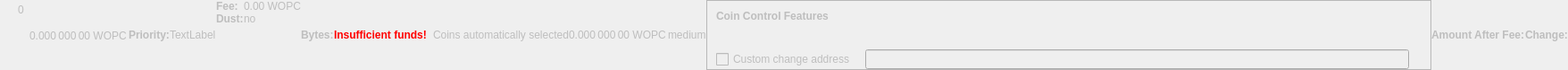
    <widget class="QWidget" name="dummyHideWidget" native="true">
     <property name="enabled">
      <bool>false</bool>
     </property>
     <property name="maximumSize">
      <size>
       <width>100</width>
       <height>22</height>
      </size>
     </property>
     <layout class="QHBoxLayout" name="dummyHideLayout">
      <property name="spacing">
       <number>0</number>
      </property>
      <property name="leftMargin">
       <number>0</number>
      </property>
      <property name="topMargin">
       <number>0</number>
      </property>
      <property name="rightMargin">
       <number>0</number>
      </property>
      <property name="bottomMargin">
       <number>0</number>
      </property>
      <item>
       <layout class="QFormLayout" name="formLayoutCoinControl1">
        <property name="horizontalSpacing">
         <number>10</number>
        </property>
        <property name="verticalSpacing">
         <number>14</number>
        </property>
        <property name="leftMargin">
         <number>10</number>
        </property>
        <property name="topMargin">
         <number>4</number>
        </property>
        <property name="rightMargin">
         <number>6</number>
        </property>
        <item row="0" column="1">
         <widget class="QLabel" name="labelCoinControlBytes">
          <property name="cursor">
           <cursorShape>IBeamCursor</cursorShape>
          </property>
          <property name="contextMenuPolicy">
           <enum>Qt::ActionsContextMenu</enum>
          </property>
          <property name="text">
           <string notr="true">0</string>
          </property>
          <property name="textInteractionFlags">
           <set>Qt::LinksAccessibleByMouse|Qt::TextSelectableByKeyboard|Qt::TextSelectableByMouse</set>
          </property>
         </widget>
        </item>
       </layout>
      </item>
      <item>
       <widget class="QLabel" name="labelCoinControlAfterFee">
        <property name="enabled">
         <bool>false</bool>
        </property>
        <property name="sizePolicy">
         <sizepolicy hsizetype="Fixed" vsizetype="Fixed">
          <horstretch>0</horstretch>
          <verstretch>0</verstretch>
         </sizepolicy>
        </property>
        <property name="minimumSize">
         <size>
          <width>111</width>
          <height>12</height>
         </size>
        </property>
        <property name="maximumSize">
         <size>
          <width>111</width>
          <height>12</height>
         </size>
        </property>
        <property name="cursor">
         <cursorShape>IBeamCursor</cursorShape>
        </property>
        <property name="contextMenuPolicy">
         <enum>Qt::ActionsContextMenu</enum>
        </property>
        <property name="text">
         <string notr="true">0.000 000 00 WOPC</string>
        </property>
        <property name="textInteractionFlags">
         <set>Qt::LinksAccessibleByMouse|Qt::TextSelectableByKeyboard|Qt::TextSelectableByMouse</set>
        </property>
       </widget>
      </item>
      <item>
       <widget class="QLabel" name="labelCoinControlPriorityText">
        <property name="enabled">
         <bool>false</bool>
        </property>
        <property name="font">
         <font>
          <weight>75</weight>
          <bold>true</bold>
         </font>
        </property>
        <property name="text">
         <string>Priority:</string>
        </property>
       </widget>
      </item>
      <item>
       <layout class="QHBoxLayout" name="horizontalLayout">
        <item>
         <widget class="QLabel" name="WarningLabel">
          <property name="text">
           <string>TextLabel</string>
          </property>
         </widget>
        </item>
       </layout>
      </item>
      <item>
       <layout class="QFormLayout" name="formLayoutCoinControl3">
        <property name="horizontalSpacing">
         <number>0</number>
        </property>
        <property name="verticalSpacing">
         <number>0</number>
        </property>
        <property name="leftMargin">
         <number>0</number>
        </property>
        <property name="topMargin">
         <number>0</number>
        </property>
        <property name="rightMargin">
         <number>0</number>
        </property>
        <item row="0" column="0">
         <widget class="QLabel" name="labelCoinControlFeeText">
          <property name="enabled">
           <bool>false</bool>
          </property>
          <property name="font">
           <font>
            <weight>75</weight>
            <bold>true</bold>
           </font>
          </property>
          <property name="text">
           <string>Fee:</string>
          </property>
          <property name="margin">
           <number>0</number>
          </property>
         </widget>
        </item>
        <item row="0" column="1">
         <widget class="QLabel" name="labelCoinControlFee">
          <property name="enabled">
           <bool>false</bool>
          </property>
          <property name="cursor">
           <cursorShape>IBeamCursor</cursorShape>
          </property>
          <property name="contextMenuPolicy">
           <enum>Qt::ActionsContextMenu</enum>
          </property>
          <property name="text">
           <string notr="true">0.00 WOPC</string>
          </property>
          <property name="textInteractionFlags">
           <set>Qt::LinksAccessibleByMouse|Qt::TextSelectableByKeyboard|Qt::TextSelectableByMouse</set>
          </property>
         </widget>
        </item>
        <item row="1" column="0">
         <widget class="QLabel" name="labelCoinControlLowOutputText">
          <property name="enabled">
           <bool>false</bool>
          </property>
          <property name="font">
           <font>
            <weight>75</weight>
            <bold>true</bold>
           </font>
          </property>
          <property name="text">
           <string>Dust:</string>
          </property>
         </widget>
        </item>
        <item row="1" column="1">
         <widget class="QLabel" name="labelCoinControlLowOutput">
          <property name="enabled">
           <bool>false</bool>
          </property>
          <property name="cursor">
           <cursorShape>IBeamCursor</cursorShape>
          </property>
          <property name="contextMenuPolicy">
           <enum>Qt::ActionsContextMenu</enum>
          </property>
          <property name="text">
           <string>no</string>
          </property>
          <property name="textInteractionFlags">
           <set>Qt::LinksAccessibleByMouse|Qt::TextSelectableByKeyboard|Qt::TextSelectableByMouse</set>
          </property>
         </widget>
        </item>
       </layout>
      </item>
      <item>
       <widget class="QLabel" name="labelCoinControlBytesText">
        <property name="enabled">
         <bool>false</bool>
        </property>
        <property name="font">
         <font>
          <weight>75</weight>
          <bold>true</bold>
         </font>
        </property>
        <property name="text">
         <string>Bytes:</string>
        </property>
       </widget>
      </item>
      <item>
       <layout class="QFormLayout" name="formLayoutCoinControl2">
        <property name="horizontalSpacing">
         <number>0</number>
        </property>
        <property name="verticalSpacing">
         <number>0</number>
        </property>
        <property name="leftMargin">
         <number>0</number>
        </property>
        <property name="topMargin">
         <number>0</number>
        </property>
        <property name="rightMargin">
         <number>0</number>
        </property>
       </layout>
      </item>
      <item>
       <layout class="QHBoxLayout" name="horizontalLayoutCoinControl2">
        <property name="spacing">
         <number>0</number>
        </property>
        <property name="bottomMargin">
         <number>0</number>
        </property>
       </layout>
      </item>
      <item>
       <widget class="QLabel" name="labelCoinControlInsuffFunds">
        <property name="enabled">
         <bool>false</bool>
        </property>
        <property name="minimumSize">
         <size>
          <width>0</width>
          <height>0</height>
         </size>
        </property>
        <property name="font">
         <font>
          <weight>75</weight>
          <bold>true</bold>
         </font>
        </property>
        <property name="styleSheet">
         <string notr="true">color:red;font-weight:bold;</string>
        </property>
        <property name="text">
         <string>Insufficient funds!</string>
        </property>
        <property name="margin">
         <number>5</number>
        </property>
       </widget>
      </item>
      <item>
       <layout class="QFormLayout" name="formLayoutCoinControl4">
        <property name="horizontalSpacing">
         <number>0</number>
        </property>
        <property name="verticalSpacing">
         <number>0</number>
        </property>
        <property name="leftMargin">
         <number>0</number>
        </property>
        <property name="topMargin">
         <number>0</number>
        </property>
        <property name="rightMargin">
         <number>0</number>
        </property>
       </layout>
      </item>
      <item>
       <widget class="QLabel" name="labelCoinControlChangeLabel">
        <property name="enabled">
         <bool>false</bool>
        </property>
        <property name="sizePolicy">
         <sizepolicy hsizetype="Preferred" vsizetype="Expanding">
          <horstretch>0</horstretch>
          <verstretch>0</verstretch>
         </sizepolicy>
        </property>
        <property name="minimumSize">
         <size>
          <width>0</width>
          <height>0</height>
         </size>
        </property>
        <property name="text">
         <string/>
        </property>
        <property name="margin">
         <number>3</number>
        </property>
       </widget>
      </item>
      <item>
       <widget class="QLabel" name="labelCoinControlAutomaticallySelected">
        <property name="enabled">
         <bool>false</bool>
        </property>
        <property name="sizePolicy">
         <sizepolicy hsizetype="Fixed" vsizetype="Fixed">
          <horstretch>0</horstretch>
          <verstretch>0</verstretch>
         </sizepolicy>
        </property>
        <property name="minimumSize">
         <size>
          <width>0</width>
          <height>0</height>
         </size>
        </property>
        <property name="maximumSize">
         <size>
          <width>240</width>
          <height>16777215</height>
         </size>
        </property>
        <property name="text">
         <string>Coins automatically selected</string>
        </property>
        <property name="margin">
         <number>5</number>
        </property>
       </widget>
      </item>
      <item>
       <widget class="QLabel" name="labelCoinControlChange">
        <property name="enabled">
         <bool>false</bool>
        </property>
        <property name="sizePolicy">
         <sizepolicy hsizetype="Fixed" vsizetype="Fixed">
          <horstretch>0</horstretch>
          <verstretch>0</verstretch>
         </sizepolicy>
        </property>
        <property name="minimumSize">
         <size>
          <width>111</width>
          <height>0</height>
         </size>
        </property>
        <property name="maximumSize">
         <size>
          <width>111</width>
          <height>16777215</height>
         </size>
        </property>
        <property name="cursor">
         <cursorShape>IBeamCursor</cursorShape>
        </property>
        <property name="contextMenuPolicy">
         <enum>Qt::ActionsContextMenu</enum>
        </property>
        <property name="text">
         <string notr="true">0.000 000 00 WOPC</string>
        </property>
        <property name="textInteractionFlags">
         <set>Qt::LinksAccessibleByMouse|Qt::TextSelectableByKeyboard|Qt::TextSelectableByMouse</set>
        </property>
       </widget>
      </item>
      <item>
       <widget class="QLabel" name="labelCoinControlPriority">
        <property name="enabled">
         <bool>false</bool>
        </property>
        <property name="cursor">
         <cursorShape>IBeamCursor</cursorShape>
        </property>
        <property name="contextMenuPolicy">
         <enum>Qt::ActionsContextMenu</enum>
        </property>
        <property name="text">
         <string>medium</string>
        </property>
        <property name="textInteractionFlags">
         <set>Qt::LinksAccessibleByMouse|Qt::TextSelectableByKeyboard|Qt::TextSelectableByMouse</set>
        </property>
       </widget>
      </item>
      <item>
       <widget class="QFrame" name="frameCoinControl">
        <property name="sizePolicy">
         <sizepolicy hsizetype="Expanding" vsizetype="Expanding">
          <horstretch>0</horstretch>
          <verstretch>0</verstretch>
         </sizepolicy>
        </property>
        <property name="maximumSize">
         <size>
          <width>16777215</width>
          <height>16777215</height>
         </size>
        </property>
        <property name="frameShape">
         <enum>QFrame::StyledPanel</enum>
        </property>
        <property name="frameShadow">
         <enum>QFrame::Sunken</enum>
        </property>
        <layout class="QVBoxLayout" name="verticalLayoutCoinControl2_2">
         <property name="spacing">
          <number>0</number>
         </property>
         <property name="leftMargin">
          <number>0</number>
         </property>
         <property name="topMargin">
          <number>0</number>
         </property>
         <property name="rightMargin">
          <number>0</number>
         </property>
         <property name="bottomMargin">
          <number>0</number>
         </property>
         <item>
          <layout class="QVBoxLayout" name="verticalLayoutCoinControl" stretch="0,0,0,1">
           <property name="spacing">
            <number>0</number>
           </property>
           <property name="leftMargin">
            <number>10</number>
           </property>
           <property name="topMargin">
            <number>10</number>
           </property>
           <item>
            <layout class="QHBoxLayout" name="horizontalLayoutCoinControl1">
             <property name="bottomMargin">
              <number>15</number>
             </property>
             <item>
              <widget class="QLabel" name="labelCoinControlFeatures">
               <property name="enabled">
                <bool>false</bool>
               </property>
               <property name="sizePolicy">
                <sizepolicy hsizetype="Preferred" vsizetype="Maximum">
                 <horstretch>0</horstretch>
                 <verstretch>0</verstretch>
                </sizepolicy>
               </property>
               <property name="font">
                <font>
                 <weight>75</weight>
                 <bold>true</bold>
                </font>
               </property>
               <property name="styleSheet">
                <string notr="true">font-weight:bold;</string>
               </property>
               <property name="text">
                <string>Coin Control Features</string>
               </property>
              </widget>
             </item>
            </layout>
           </item>
           <item>
            <widget class="QWidget" name="widgetCoinControl" native="true">
             <property name="sizePolicy">
              <sizepolicy hsizetype="Preferred" vsizetype="Preferred">
               <horstretch>0</horstretch>
               <verstretch>0</verstretch>
              </sizepolicy>
             </property>
             <property name="minimumSize">
              <size>
               <width>0</width>
               <height>0</height>
              </size>
             </property>
             <property name="styleSheet">
              <string notr="true"/>
             </property>
             <layout class="QHBoxLayout" name="horizontalLayoutCoinControl5_2">
              <property name="leftMargin">
               <number>0</number>
              </property>
              <property name="topMargin">
               <number>0</number>
              </property>
              <property name="rightMargin">
               <number>0</number>
              </property>
              <property name="bottomMargin">
               <number>0</number>
              </property>
              <item>
               <layout class="QHBoxLayout" name="horizontalLayoutCoinControl3">
                <property name="spacing">
                 <number>20</number>
                </property>
                <property name="topMargin">
                 <number>0</number>
                </property>
                <property name="bottomMargin">
                 <number>10</number>
                </property>
               </layout>
              </item>
             </layout>
            </widget>
           </item>
           <item>
            <layout class="QHBoxLayout" name="horizontalLayoutCoinControl4" stretch="0,0,0">
             <property name="spacing">
              <number>12</number>
             </property>
             <property name="sizeConstraint">
              <enum>QLayout::SetDefaultConstraint</enum>
             </property>
             <property name="topMargin">
              <number>5</number>
             </property>
             <property name="rightMargin">
              <number>5</number>
             </property>
             <item>
              <widget class="QCheckBox" name="checkBoxCoinControlChange">
               <property name="enabled">
                <bool>false</bool>
               </property>
               <property name="toolTip">
                <string>If this is activated, but the change address is empty or invalid, change will be sent to a newly generated address.</string>
               </property>
               <property name="text">
                <string>Custom change address</string>
               </property>
              </widget>
             </item>
             <item>
              <widget class="QValidatedLineEdit" name="lineEditCoinControlChange">
               <property name="enabled">
                <bool>false</bool>
               </property>
               <property name="sizePolicy">
                <sizepolicy hsizetype="Expanding" vsizetype="Fixed">
                 <horstretch>0</horstretch>
                 <verstretch>0</verstretch>
                </sizepolicy>
               </property>
              </widget>
             </item>
             <item>
              <widget class="QLabel" name="labelCoinControlChangeLabel_2">
               <property name="sizePolicy">
                <sizepolicy hsizetype="Preferred" vsizetype="Expanding">
                 <horstretch>0</horstretch>
                 <verstretch>0</verstretch>
                </sizepolicy>
               </property>
               <property name="minimumSize">
                <size>
                 <width>0</width>
                 <height>0</height>
                </size>
               </property>
               <property name="text">
                <string/>
               </property>
               <property name="margin">
                <number>3</number>
               </property>
              </widget>
             </item>
            </layout>
           </item>
           <item>
            <spacer name="verticalSpacerCoinControl">
             <property name="orientation">
              <enum>Qt::Vertical</enum>
             </property>
             <property name="sizeHint" stdset="0">
              <size>
               <width>800</width>
               <height>1</height>
              </size>
             </property>
            </spacer>
           </item>
          </layout>
         </item>
        </layout>
       </widget>
      </item>
      <item>
       <widget class="QLabel" name="labelCoinControlAfterFeeText">
        <property name="enabled">
         <bool>false</bool>
        </property>
        <property name="minimumSize">
         <size>
          <width>0</width>
          <height>0</height>
         </size>
        </property>
        <property name="maximumSize">
         <size>
          <width>16777215</width>
          <height>16777215</height>
         </size>
        </property>
        <property name="font">
         <font>
          <weight>75</weight>
          <bold>true</bold>
         </font>
        </property>
        <property name="text">
         <string>Amount After Fee:</string>
        </property>
        <property name="alignment">
         <set>Qt::AlignLeading|Qt::AlignLeft|Qt::AlignVCenter</set>
        </property>
        <property name="margin">
         <number>0</number>
        </property>
       </widget>
      </item>
      <item>
       <widget class="QLabel" name="labelCoinControlChangeText">
        <property name="enabled">
         <bool>false</bool>
        </property>
        <property name="sizePolicy">
         <sizepolicy hsizetype="Preferred" vsizetype="Preferred">
          <horstretch>0</horstretch>
          <verstretch>0</verstretch>
         </sizepolicy>
        </property>
        <property name="minimumSize">
         <size>
          <width>0</width>
          <height>0</height>
         </size>
        </property>
        <property name="maximumSize">
         <size>
          <width>16777215</width>
          <height>16777215</height>
         </size>
        </property>
        <property name="font">
         <font>
          <weight>75</weight>
          <bold>true</bold>
         </font>
        </property>
        <property name="text">
         <string>Change:</string>
        </property>
        <property name="alignment">
         <set>Qt::AlignLeading|Qt::AlignLeft|Qt::AlignVCenter</set>
        </property>
       </widget>
      </item>
     </layout>
    </widget>
